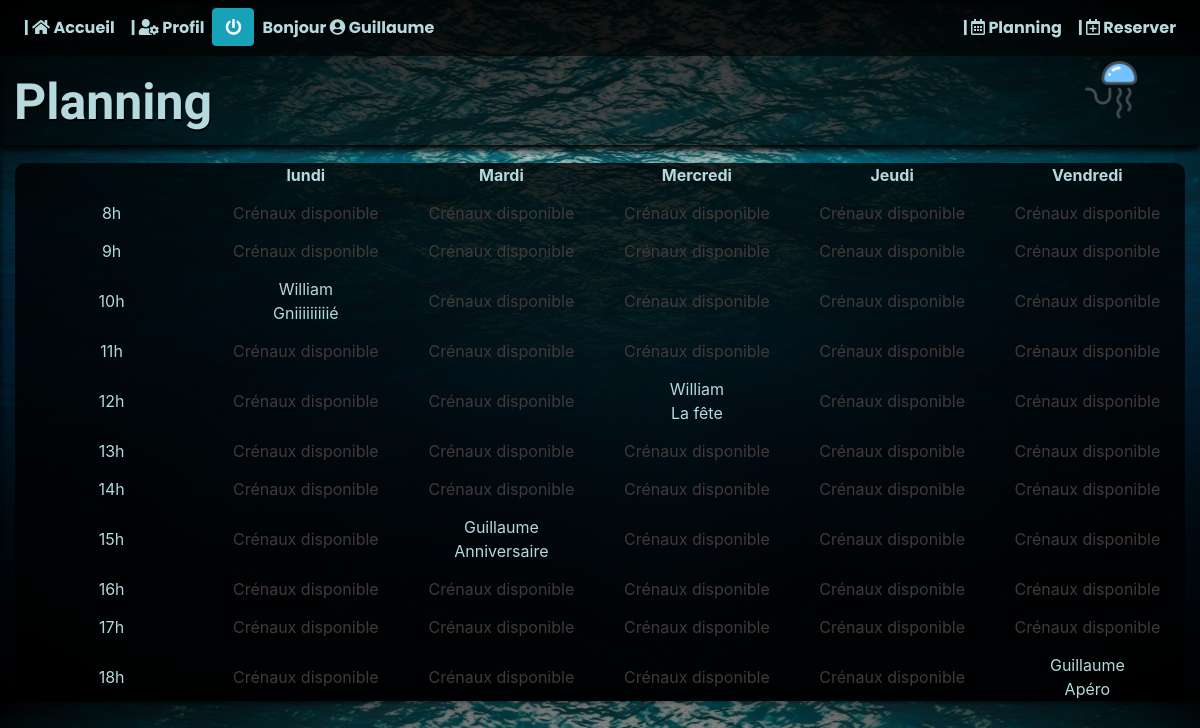
Screenshot of /pages/planning.php (signed in) with the database file from the repository.
### tables this page shows
CREATE TABLE IF NOT EXISTS `reservations` (
  `id` int(11) NOT NULL AUTO_INCREMENT,
  `titre` varchar(255) NOT NULL,
  `description` text NOT NULL,
  `debut` datetime NOT NULL,
  `fin` datetime NOT NULL,
  `id_utilisateur` int(11) NOT NULL,
  PRIMARY KEY (`id`)
);

CREATE TABLE IF NOT EXISTS `utilisateurs` (
  `id` int(11) NOT NULL AUTO_INCREMENT,
  `login` varchar(255) NOT NULL,
  `password` varchar(255) NOT NULL,
  PRIMARY KEY (`id`)
);

### require/php/Modele.php (called while the page is built, shortened)
<?php
require_once('Database.php');
abstract class Modele{
    public function __construct(){
        $this->db = Database::getPdo();
    }
}

### require/php/Database.php (called while the page is built)
<?php
class Database{
    private static $instance = NULL;
    public static function getPdo(){
        if(self::$instance === NULL){
            try{
                self::$instance = new PDO('mysql:host=localhost; dbname=reservationsalles', 'root', '');
            }
            catch (PDOException $e){
                print 'Erreur :' . $e -> getMessage();
                die();
            }
        }
        return self::$instance;
    }
}

### require/php/reservations.php (the view, shortened to what this page needs)
<?php
require_once('Modele.php');
class Event extends Modele{
    public function planning($jour,$heure){
        $sql ='SELECT login,reservations.id,titre,description,debut,fin,id_utilisateur FROM utilisateurs INNER JOIN reservations ON utilisateurs.id = reservations.id_utilisateur WHERE DATE_FORMAT(debut, "%w") = :jour AND DATE_FORMAT(debut, "%k") = :heure ';
        $stm = $this->db->prepare($sql);
        $stm->execute(['jour'=>$jour, 'heure'=>$heure]);
        $result = $stm->fetch();
        if($result && (isset($_SESSION['login'])))
        {
            echo '<td><a href="reservation.php?id='.$_GET['id'].'">'.ucfirst($result['login']).'<br>'.ucfirst($result['titre']).'</a></td>';
        }
        elseif($result){
            echo '<td>'.ucfirst($result['login']).'<br>'.ucfirst($result['titre']).'</td>';
        }
        else{
            echo '<td class="libre">Crénaux disponible</td>' ;
        }
    }
}
?>

### pages/planning.php (shortened to what this page needs)
<?php
require('../require/html/header.php');
require('../require/php/reservations.php');
$calendar = new Event;
?>
<main>
    <section class="container-fluid">
        <table class="planing">
            <thead>
                <tr>
                    <th></th>
                    <th>lundi</th>
                    <th>Mardi</th>
                    <th>Mercredi</th>
                    <th>Jeudi</th>
                    <th>Vendredi</th>
                </tr>
            </thead>
            <tbody>
                <?php
                for($heure = 8 ; $heure <= 18 ; $heure++){
                    echo '<tr></tr>';
                    for($jour = 0 ; $jour <= 5 ; $jour++){
                        if($jour == 0){
                            echo '<td>' .$heure.'h </td>';
                        }
                        else{
                            $calendar->planning($jour,$heure);
                        }
                    }
                }
                ?>
            </tbody>
        </table>
    </section>
</main>
</body>
</html>

### css/header.css (style rules this page uses)
* { margin: 0; padding: 0; box-sizing: border-box; }
html { scroll-behavior: smooth; }

### css/planning.css (style rules this page uses)
body { background-image: url('../images/bg.jpg'); background-size: cover; }
.planing { margin :auto; margin-top: 1.5%; color : #b5d9dd; background: rgba(0, 0, 0, 0.8); border-radius: 10px; }
.planing a { color : #b5d9dd; text-decoration: none; }
th { height: 18px; text-align: center; }
td { text-align: center; width: 200px; }
.libre { color: rgb(65, 58, 58); }
tr { height: 14px; }

### rows the page displays
reservations: id_utilisateur.login "William", titre "Gniiiiiiiiié"
reservations: id_utilisateur.login "William", titre "La fête"
reservations: id_utilisateur.login "Guillaume", titre "Anniversaire"
reservations: id_utilisateur.login "Guillaume", titre "Apéro"

### other values shown
$_SESSION['login'] "Guillaume"
$title "Planning"
